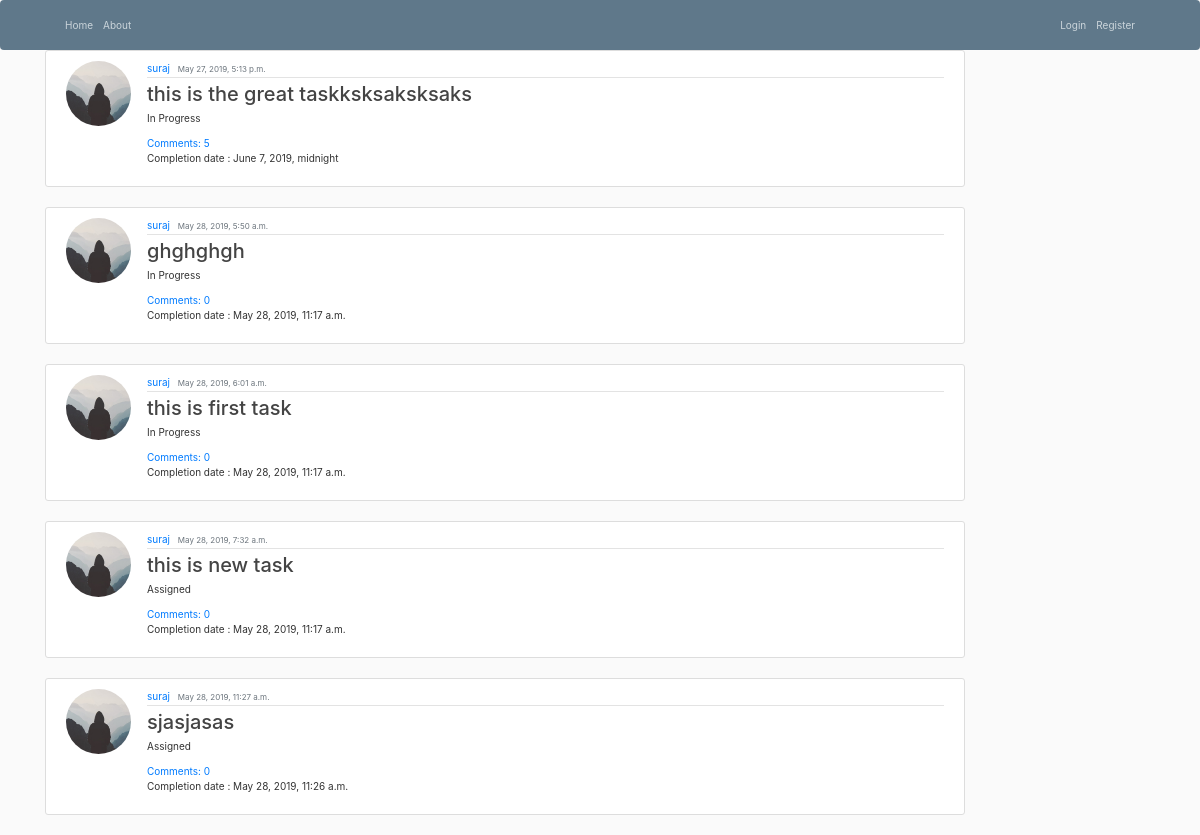
The page / on the database its author committed.
### task/models.py (models this page shows, shortened)
class Task(models.Model):
    status_list = [("Assigned", "Assigned"), ("In Progress", "In Progress"), ("QA", "Moved to QA"),
                   ("Completed", "Completed")]
    title = models.CharField(max_length=100)
    date_posted = models.DateTimeField(default=timezone.now)
    author = models.ForeignKey(User, on_delete=models.CASCADE)
    status = models.CharField(max_length=100, choices=status_list, default="Assigned")
    completion_date=models.DateTimeField(default=timezone.now())
    def approve_comments(self):
        return self.comments.filter(approved_comment=True)

### users/models.py (models this page shows, shortened)
class Profile(models.Model):
    user = models.OneToOneField(User, on_delete=models.CASCADE)
    image = models.ImageField(default='default.jpg', upload_to='profile_pics')

### task/views.py (the view)
# urls.py: path('', TaskListView.as_view(), name='task-home'),
class TaskListView(ListView):
    model = Task
    ordering = ['-date_posted']
    print("task list in view")
    def get_queryset(self):
        return Task.objects.all()

### task/templates/task/task_list.html
{% extends "task/base.html" %}
{% block content %}
    {% for task in task_list %}
        <article class="media content-section">
          <img class="rounded-circle article-img" src="{{ task.author.profile.image.url }}">
          <div class="media-body">
            <div class="article-metadata">
              <a class="mr-2" href="#">{{ task.author }}</a>
              <small class="text-muted">{{ task.date_posted }}</small>
            </div>
            <h2><a class="article-title" href="{% url 'task_detail' pk=task.pk %}">{{ task.title }}</a></h2>
            <p class="article-content">{{ task.status }}</p>
              <a href="{% url 'task_detail' pk=task.pk  %}">Comments: {{ task.approve_comments.count }}</a>
              <p>Completion date : {{ task.completion_date }}</p>
          </div>
        </article>
    {% endfor %}
{% endblock content %}

### task/templates/task/base.html (shortened to what this page needs)
{% load static %}
<!DOCTYPE html>
<html>
<head>
    <link rel="stylesheet" href="https://maxcdn.bootstrapcdn.com/bootstrap/3.3.7/css/bootstrap.min.css">
    <link rel="stylesheet" href="https://maxcdn.bootstrapcdn.com/bootstrap/3.3.7/css/bootstrap-theme.min.css">
    <link rel="stylesheet" href="https://maxcdn.bootstrapcdn.com/bootstrap/4.0.0/css/bootstrap.min.css">
    <link rel="stylesheet" type="text/css" href="{% static 'task/main.css' %}">
</head>
<body>
    <header class="site-header">
      <nav class="navbar navbar-expand-md navbar-dark bg-steel fixed-top">
        <div class="container">
          <div class="collapse navbar-collapse" id="navbarToggle">
            <div class="navbar-nav mr-auto">
              <a class="nav-item nav-link" href="{% url 'task-home' %}">Home</a>
              <a class="nav-item nav-link" href="{% url 'task-about' %}">About</a>
            </div>
            <div class="navbar-nav">
              {% if user.is_authenticated %}
                <a class="nav-item nav-link" href="{% url 'task-create' %}">Create Task</a>
                <a class="nav-item nav-link" href="{% url 'profile' %}">Profile</a>
                <a class="nav-item nav-link" href="{% url 'logout' %}">Logout</a>
              {% else %}
                <a class="nav-item nav-link" href="{% url 'login' %}">Login</a>
                <a class="nav-item nav-link" href="{% url 'register' %}">Register</a>
              {% endif %}
            </div>
          </div>
        </div>
      </nav>
    </header>
    <main role="main" class="container">
      <div class="row">
        <div class="col-md-10">
          {% block content %}{% endblock %}
        </div>
      </div>
    </main>
</body>
</html>

### task/static/task/main.css (style rules this page uses)
body { background: #fafafa; color: #333333; margin-top: 5rem; }
h1, h2, h3, h4, h5, h6 { color: #444444; }
.bg-steel { background-color: #5f788a; }
.site-header .navbar-nav .nav-link { color: #cbd5db; }
.content-section { background: #ffffff; padding: 10px 20px; border: 1px solid #dddddd; border-radius: 3px; margin-bottom: 20px; }
.article-title { color: #444444; }
.article-content { white-space: pre-line; }
.article-img { height: 65px; width: 65px; margin-right: 16px; }
.article-metadata { padding-bottom: 1px; margin-bottom: 4px; border-bottom: 1px solid #e3e3e3 }

### rows shown on the page
Task: author.profile.image (placeholder picture), author "suraj", date_posted "May 27, 2019, 5:13 p.m.", title "this is the great taskksksaksksaks", status "In Progress", approve_comments.count "5", completion_date "June 7, 2019, midnight"
Task: author.profile.image (placeholder picture), author "suraj", date_posted "May 28, 2019, 5:50 a.m.", title "ghghghgh", status "In Progress", approve_comments.count "0", completion_date "May 28, 2019, 11:17 a.m."
Task: author.profile.image (placeholder picture), author "suraj", date_posted "May 28, 2019, 6:01 a.m.", title "this is first task", status "In Progress", approve_comments.count "0", completion_date "May 28, 2019, 11:17 a.m."
Task: author.profile.image (placeholder picture), author "suraj", date_posted "May 28, 2019, 7:32 a.m.", title "this is new task", status "Assigned", approve_comments.count "0", completion_date "May 28, 2019, 11:17 a.m."
Task: author.profile.image (placeholder picture), author "suraj", date_posted "May 28, 2019, 11:27 a.m.", title "sjasjasas", status "Assigned", approve_comments.count "0", completion_date "May 28, 2019, 11:26 a.m."
